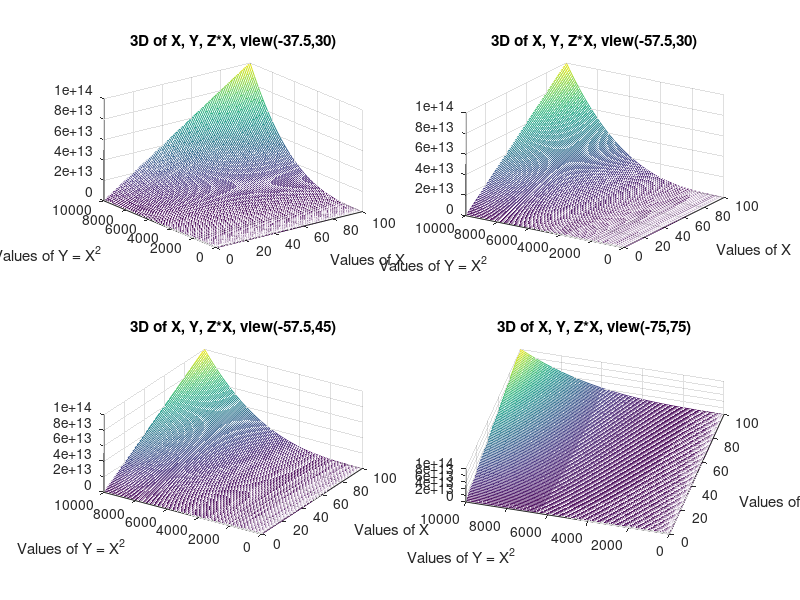
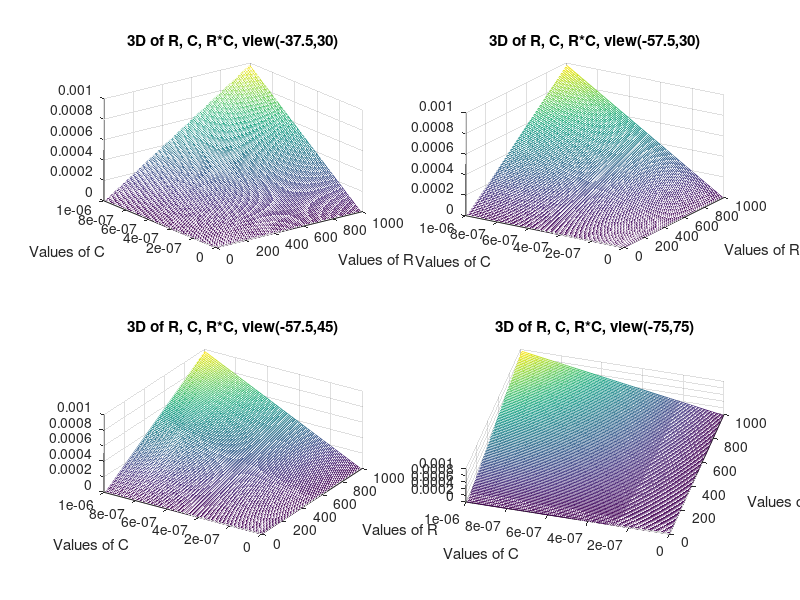

MATLAB code to generate these figures, in order:
X = 1:100;

Y = X.^2;
Z = Y.^3;

%These are just the mesh setups

figure(1);

subplot(2,2,1); 
mesh(X,Y,Z'*X);
xlabel('Values of X');
ylabel('Values of Y = X^2');
title('3D of X, Y, Z*X, view(-37.5,30)')

%Some of the labeling was taken from the solutions, since this is hard to
%keep straight right away...

subplot(2,2,2); 
mesh(X,Y,Z'*X);
view(-57.5, 30); 
xlabel('Values of X');
ylabel('Values of Y = X^2');
title('3D of X, Y, Z*X, view(-57.5,30)')

subplot(2,2,3); mesh(X,Y,Z'*X);
view(-57.5, 45); 
xlabel('Values of X');
ylabel('Values of Y = X^2');
title('3D of X, Y, Z*X, view(-57.5,45)')

subplot(2,2,4); 
mesh(X,Y,Z'*X);
view(-75., 75); 
xlabel('Values of X');
ylabel('Values of Y = X^2');
title('3D of X, Y, Z*X, view(-75,75)')

%Second section

R = 1:10:1000;
C = [1e-9:10e-9:1e-6];
Z = R'*C;

%These are just the mesh setups

figure(2);

subplot(2,2,1); 
mesh(R,C,R'*C);
xlabel('Values of R');
ylabel('Values of C');
title('3D of R, C, R*C, view(-37.5,30)')

subplot(2,2,2); 
mesh(R,C,R'*C);
view(-57.5, 30); 
xlabel('Values of R');
ylabel('Values of C');
title('3D of R, C, R*C, view(-57.5,30)')

subplot(2,2,3); 
mesh(R,C,R'*C);
view(-57.5, 45); 
xlabel('Values of R');
ylabel('Values of C');
title('3D of R, C, R*C, view(-57.5,45)')

subplot(2,2,4); 
mesh(R,C,R'*C);
view(-75., 75); 
xlabel('Values of R');
ylabel('Values of C');
title('3D of R, C, R*C, view(-75,75)')
